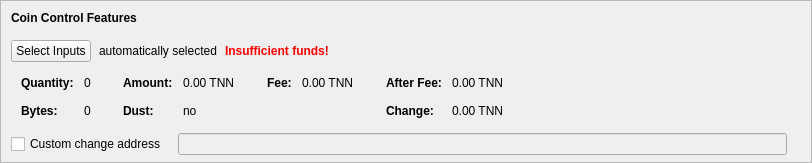
    <widget class="QFrame" name="frameCoinControl">
     <property name="sizePolicy">
      <sizepolicy hsizetype="Expanding" vsizetype="Expanding">
       <horstretch>0</horstretch>
       <verstretch>0</verstretch>
      </sizepolicy>
     </property>
     <property name="maximumSize">
      <size>
       <width>16777215</width>
       <height>16777215</height>
      </size>
     </property>
     <property name="frameShape">
      <enum>QFrame::StyledPanel</enum>
     </property>
     <property name="frameShadow">
      <enum>QFrame::Sunken</enum>
     </property>
     <layout class="QVBoxLayout" name="verticalLayoutCoinControl2">
      <property name="spacing">
       <number>0</number>
      </property>
      <property name="leftMargin">
       <number>0</number>
      </property>
      <property name="topMargin">
       <number>0</number>
      </property>
      <property name="rightMargin">
       <number>0</number>
      </property>
      <property name="bottomMargin">
       <number>6</number>
      </property>
      <item>
       <layout class="QVBoxLayout" name="verticalLayoutCoinControl" stretch="0,0,0,0,1">
        <property name="spacing">
         <number>0</number>
        </property>
        <property name="leftMargin">
         <number>10</number>
        </property>
        <property name="topMargin">
         <number>10</number>
        </property>
        <item>
         <layout class="QHBoxLayout" name="horizontalLayoutCoinControl1">
          <property name="bottomMargin">
           <number>15</number>
          </property>
          <item>
           <widget class="QLabel" name="labelCoinControlFeatures">
            <property name="sizePolicy">
             <sizepolicy hsizetype="Preferred" vsizetype="Maximum">
              <horstretch>0</horstretch>
              <verstretch>0</verstretch>
             </sizepolicy>
            </property>
            <property name="font">
             <font>
              <weight>75</weight>
              <bold>true</bold>
             </font>
            </property>
            <property name="styleSheet">
             <string notr="true">font-weight:bold;</string>
            </property>
            <property name="text">
             <string>Coin Control Features</string>
            </property>
           </widget>
          </item>
         </layout>
        </item>
        <item>
         <layout class="QHBoxLayout" name="horizontalLayoutCoinControl2" stretch="0,0,0,0">
          <property name="spacing">
           <number>8</number>
          </property>
          <property name="bottomMargin">
           <number>10</number>
          </property>
          <item>
           <widget class="QPushButton" name="pushButtonCoinControl">
            <property name="styleSheet">
             <string notr="true"/>
            </property>
            <property name="text">
             <string>Select Inputs</string>
            </property>
            <property name="autoDefault">
             <bool>false</bool>
            </property>
           </widget>
          </item>
          <item>
           <widget class="QLabel" name="labelCoinControlAutomaticallySelected">
            <property name="text">
             <string>automatically selected</string>
            </property>
            <property name="margin">
             <number>5</number>
            </property>
           </widget>
          </item>
          <item>
           <widget class="QLabel" name="labelCoinControlInsuffFunds">
            <property name="font">
             <font>
              <weight>75</weight>
              <bold>true</bold>
             </font>
            </property>
            <property name="styleSheet">
             <string notr="true">color:red;font-weight:bold;</string>
            </property>
            <property name="text">
             <string>Insufficient funds!</string>
            </property>
            <property name="margin">
             <number>5</number>
            </property>
           </widget>
          </item>
          <item>
           <spacer name="horizontalSpacerCoinControl">
            <property name="orientation">
             <enum>Qt::Horizontal</enum>
            </property>
            <property name="sizeHint" stdset="0">
             <size>
              <width>40</width>
              <height>1</height>
             </size>
            </property>
           </spacer>
          </item>
         </layout>
        </item>
        <item>
         <widget class="QWidget" name="widgetCoinControl" native="true">
          <property name="sizePolicy">
           <sizepolicy hsizetype="Preferred" vsizetype="Preferred">
            <horstretch>0</horstretch>
            <verstretch>0</verstretch>
           </sizepolicy>
          </property>
          <property name="minimumSize">
           <size>
            <width>0</width>
            <height>0</height>
           </size>
          </property>
          <property name="styleSheet">
           <string notr="true"/>
          </property>
          <layout class="QHBoxLayout" name="horizontalLayoutCoinControl5">
           <property name="leftMargin">
            <number>0</number>
           </property>
           <property name="topMargin">
            <number>0</number>
           </property>
           <property name="rightMargin">
            <number>0</number>
           </property>
           <property name="bottomMargin">
            <number>0</number>
           </property>
           <item>
            <layout class="QHBoxLayout" name="horizontalLayoutCoinControl3" stretch="0,0,0,1">
             <property name="spacing">
              <number>20</number>
             </property>
             <property name="topMargin">
              <number>0</number>
             </property>
             <property name="bottomMargin">
              <number>10</number>
             </property>
             <item>
              <layout class="QFormLayout" name="formLayoutCoinControl1">
               <property name="horizontalSpacing">
                <number>10</number>
               </property>
               <property name="verticalSpacing">
                <number>14</number>
               </property>
               <property name="leftMargin">
                <number>10</number>
               </property>
               <property name="topMargin">
                <number>4</number>
               </property>
               <property name="rightMargin">
                <number>6</number>
               </property>
               <item row="0" column="0">
                <widget class="QLabel" name="labelCoinControlQuantityText">
                 <property name="font">
                  <font>
                   <weight>75</weight>
                   <bold>true</bold>
                  </font>
                 </property>
                 <property name="text">
                  <string>Quantity:</string>
                 </property>
                 <property name="margin">
                  <number>0</number>
                 </property>
                </widget>
               </item>
               <item row="0" column="1">
                <widget class="QLabel" name="labelCoinControlQuantity">
                 <property name="cursor">
                  <cursorShape>IBeamCursor</cursorShape>
                 </property>
                 <property name="contextMenuPolicy">
                  <enum>Qt::ActionsContextMenu</enum>
                 </property>
                 <property name="text">
                  <string notr="true">0</string>
                 </property>
                 <property name="margin">
                  <number>0</number>
                 </property>
                 <property name="textInteractionFlags">
                  <set>Qt::LinksAccessibleByMouse|Qt::TextSelectableByKeyboard|Qt::TextSelectableByMouse</set>
                 </property>
                </widget>
               </item>
               <item row="1" column="0">
                <widget class="QLabel" name="labelCoinControlBytesText">
                 <property name="font">
                  <font>
                   <weight>75</weight>
                   <bold>true</bold>
                  </font>
                 </property>
                 <property name="text">
                  <string>Bytes:</string>
                 </property>
                </widget>
               </item>
               <item row="1" column="1">
                <widget class="QLabel" name="labelCoinControlBytes">
                 <property name="cursor">
                  <cursorShape>IBeamCursor</cursorShape>
                 </property>
                 <property name="contextMenuPolicy">
                  <enum>Qt::ActionsContextMenu</enum>
                 </property>
                 <property name="text">
                  <string notr="true">0</string>
                 </property>
                 <property name="textInteractionFlags">
                  <set>Qt::LinksAccessibleByMouse|Qt::TextSelectableByKeyboard|Qt::TextSelectableByMouse</set>
                 </property>
                </widget>
               </item>
              </layout>
             </item>
             <item>
              <layout class="QFormLayout" name="formLayoutCoinControl2">
               <property name="horizontalSpacing">
                <number>10</number>
               </property>
               <property name="verticalSpacing">
                <number>14</number>
               </property>
               <property name="leftMargin">
                <number>6</number>
               </property>
               <property name="topMargin">
                <number>4</number>
               </property>
               <property name="rightMargin">
                <number>6</number>
               </property>
               <item row="0" column="0">
                <widget class="QLabel" name="labelCoinControlAmountText">
                 <property name="font">
                  <font>
                   <weight>75</weight>
                   <bold>true</bold>
                  </font>
                 </property>
                 <property name="text">
                  <string>Amount:</string>
                 </property>
                 <property name="margin">
                  <number>0</number>
                 </property>
                </widget>
               </item>
               <item row="0" column="1">
                <widget class="QLabel" name="labelCoinControlAmount">
                 <property name="cursor">
                  <cursorShape>IBeamCursor</cursorShape>
                 </property>
                 <property name="contextMenuPolicy">
                  <enum>Qt::ActionsContextMenu</enum>
                 </property>
                 <property name="text">
                  <string notr="true">0.00 TNN</string>
                 </property>
                 <property name="textInteractionFlags">
                  <set>Qt::LinksAccessibleByMouse|Qt::TextSelectableByKeyboard|Qt::TextSelectableByMouse</set>
                 </property>
                </widget>
               </item>
               <item row="1" column="0">
                <widget class="QLabel" name="labelCoinControlLowOutputText">
                 <property name="font">
                  <font>
                   <weight>75</weight>
                   <bold>true</bold>
                  </font>
                 </property>
                 <property name="text">
                  <string>Dust:</string>
                 </property>
                </widget>
               </item>
               <item row="1" column="1">
                <widget class="QLabel" name="labelCoinControlLowOutput">
                 <property name="cursor">
                  <cursorShape>IBeamCursor</cursorShape>
                 </property>
                 <property name="contextMenuPolicy">
                  <enum>Qt::ActionsContextMenu</enum>
                 </property>
                 <property name="text">
                  <string notr="true">no</string>
                 </property>
                 <property name="textInteractionFlags">
                  <set>Qt::LinksAccessibleByMouse|Qt::TextSelectableByKeyboard|Qt::TextSelectableByMouse</set>
                 </property>
                </widget>
               </item>
              </layout>
             </item>
             <item>
              <layout class="QFormLayout" name="formLayoutCoinControl3">
               <property name="horizontalSpacing">
                <number>10</number>
               </property>
               <property name="verticalSpacing">
                <number>14</number>
               </property>
               <property name="leftMargin">
                <number>6</number>
               </property>
               <property name="topMargin">
                <number>4</number>
               </property>
               <property name="rightMargin">
                <number>6</number>
               </property>
               <item row="0" column="0">
                <widget class="QLabel" name="labelCoinControlFeeText">
                 <property name="font">
                  <font>
                   <weight>75</weight>
                   <bold>true</bold>
                  </font>
                 </property>
                 <property name="text">
                  <string>Fee:</string>
                 </property>
                 <property name="margin">
                  <number>0</number>
                 </property>
                </widget>
               </item>
               <item row="0" column="1">
                <widget class="QLabel" name="labelCoinControlFee">
                 <property name="cursor">
                  <cursorShape>IBeamCursor</cursorShape>
                 </property>
                 <property name="contextMenuPolicy">
                  <enum>Qt::ActionsContextMenu</enum>
                 </property>
                 <property name="text">
                  <string notr="true">0.00 TNN</string>
                 </property>
                 <property name="textInteractionFlags">
                  <set>Qt::LinksAccessibleByMouse|Qt::TextSelectableByKeyboard|Qt::TextSelectableByMouse</set>
                 </property>
                </widget>
               </item>
             </layout>
             </item>
             <item>
              <layout class="QFormLayout" name="formLayoutCoinControl4">
               <property name="horizontalSpacing">
                <number>10</number>
               </property>
               <property name="verticalSpacing">
                <number>14</number>
               </property>
               <property name="leftMargin">
                <number>6</number>
               </property>
               <property name="topMargin">
                <number>4</number>
               </property>
               <property name="rightMargin">
                <number>6</number>
               </property>
               <item row="0" column="0">
                <widget class="QLabel" name="labelCoinControlAfterFeeText">
                 <property name="font">
                  <font>
                   <weight>75</weight>
                   <bold>true</bold>
                  </font>
                 </property>
                 <property name="text">
                  <string>After Fee:</string>
                 </property>
                 <property name="margin">
                  <number>0</number>
                 </property>
                </widget>
               </item>
               <item row="0" column="1">
                <widget class="QLabel" name="labelCoinControlAfterFee">
                 <property name="cursor">
                  <cursorShape>IBeamCursor</cursorShape>
                 </property>
                 <property name="contextMenuPolicy">
                  <enum>Qt::ActionsContextMenu</enum>
                 </property>
                 <property name="text">
                  <string notr="true">0.00 TNN</string>
                 </property>
                 <property name="textInteractionFlags">
                  <set>Qt::LinksAccessibleByMouse|Qt::TextSelectableByKeyboard|Qt::TextSelectableByMouse</set>
                 </property>
                </widget>
               </item>
               <item row="1" column="0">
                <widget class="QLabel" name="labelCoinControlChangeText">
                 <property name="font">
                  <font>
                   <weight>75</weight>
                   <bold>true</bold>
                  </font>
                 </property>
                 <property name="text">
                  <string>Change:</string>
                 </property>
                </widget>
               </item>
               <item row="1" column="1">
                <widget class="QLabel" name="labelCoinControlChange">
                 <property name="cursor">
                  <cursorShape>IBeamCursor</cursorShape>
                 </property>
                 <property name="contextMenuPolicy">
                  <enum>Qt::ActionsContextMenu</enum>
                 </property>
                 <property name="text">
                  <string notr="true">0.00 TNN</string>
                 </property>
                 <property name="textInteractionFlags">
                  <set>Qt::LinksAccessibleByMouse|Qt::TextSelectableByKeyboard|Qt::TextSelectableByMouse</set>
                 </property>
                </widget>
               </item>
              </layout>
             </item>
            </layout>
           </item>
          </layout>
         </widget>
        </item>
        <item>
         <layout class="QHBoxLayout" name="horizontalLayoutCoinControl4" stretch="0,0,0">
          <property name="spacing">
           <number>12</number>
          </property>
          <property name="sizeConstraint">
           <enum>QLayout::SetDefaultConstraint</enum>
          </property>
          <property name="topMargin">
           <number>5</number>
          </property>
          <property name="rightMargin">
           <number>5</number>
          </property>
          <item>
           <widget class="QCheckBox" name="checkBoxCoinControlChange">
            <property name="toolTip">
             <string>If this is activated, but the change address is empty or invalid, change will be sent to a newly generated address.</string>
            </property>
            <property name="text">
             <string>Custom change address</string>
            </property>
           </widget>
          </item>
          <item>
           <widget class="QValidatedLineEdit" name="lineEditCoinControlChange">
            <property name="enabled">
             <bool>false</bool>
            </property>
            <property name="sizePolicy">
             <sizepolicy hsizetype="Expanding" vsizetype="Fixed">
              <horstretch>0</horstretch>
              <verstretch>0</verstretch>
             </sizepolicy>
            </property>
           </widget>
          </item>
          <item>
           <widget class="QLabel" name="labelCoinControlChangeLabel">
            <property name="sizePolicy">
             <sizepolicy hsizetype="Preferred" vsizetype="Expanding">
              <horstretch>0</horstretch>
              <verstretch>0</verstretch>
             </sizepolicy>
            </property>
            <property name="minimumSize">
             <size>
              <width>0</width>
              <height>0</height>
             </size>
            </property>
            <property name="text">
             <string/>
            </property>
            <property name="margin">
             <number>3</number>
            </property>
           </widget>
          </item>
         </layout>
        </item>
        <item>
         <spacer name="verticalSpacerCoinControl">
          <property name="orientation">
           <enum>Qt::Vertical</enum>
          </property>
          <property name="sizeHint" stdset="0">
           <size>
            <width>800</width>
            <height>1</height>
           </size>
          </property>
         </spacer>
        </item>
       </layout>
      </item>
     </layout>
    </widget>
